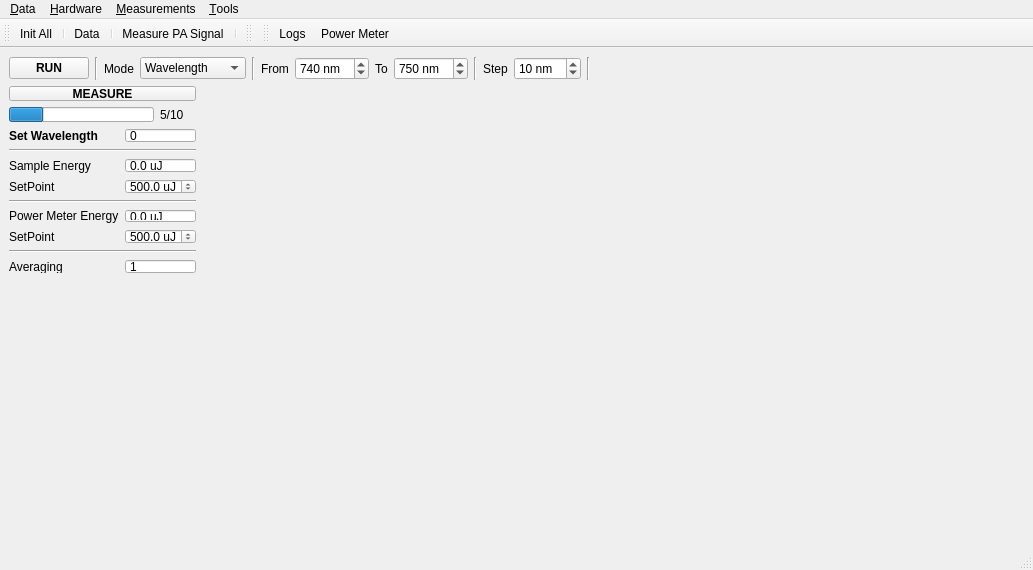
<?xml version="1.0" encoding="UTF-8"?>
<ui version="4.0">
 <class>MainWindow</class>
 <widget class="QMainWindow" name="MainWindow">
  <property name="geometry">
   <rect>
    <x>0</x>
    <y>0</y>
    <width>1033</width>
    <height>570</height>
   </rect>
  </property>
  <property name="sizePolicy">
   <sizepolicy hsizetype="Expanding" vsizetype="Minimum">
    <horstretch>0</horstretch>
    <verstretch>0</verstretch>
   </sizepolicy>
  </property>
  <property name="maximumSize">
   <size>
    <width>16777215</width>
    <height>16777215</height>
   </size>
  </property>
  <property name="windowTitle">
   <string>Photoacoustics</string>
  </property>
  <property name="statusTip">
   <string>Set PhotoAcoustic measuring mode</string>
  </property>
  <property name="dockNestingEnabled">
   <bool>true</bool>
  </property>
  <widget class="QWidget" name="centralwidget">
   <property name="sizePolicy">
    <sizepolicy hsizetype="Expanding" vsizetype="Expanding">
     <horstretch>0</horstretch>
     <verstretch>0</verstretch>
    </sizepolicy>
   </property>
   <widget class="QStackedWidget" name="sw_central">
    <property name="geometry">
     <rect>
      <x>9</x>
      <y>9</y>
      <width>955</width>
      <height>409</height>
     </rect>
    </property>
    <property name="sizePolicy">
     <sizepolicy hsizetype="Expanding" vsizetype="Expanding">
      <horstretch>0</horstretch>
      <verstretch>0</verstretch>
     </sizepolicy>
    </property>
    <property name="maximumSize">
     <size>
      <width>16777215</width>
      <height>16777215</height>
     </size>
    </property>
    <property name="currentIndex">
     <number>1</number>
    </property>
    <widget class="QWidget" name="p_point">
     <property name="sizePolicy">
      <sizepolicy hsizetype="Expanding" vsizetype="Expanding">
       <horstretch>0</horstretch>
       <verstretch>0</verstretch>
      </sizepolicy>
     </property>
     <widget class="QPushButton" name="btn_point_run">
      <property name="geometry">
       <rect>
        <x>760</x>
        <y>190</y>
        <width>75</width>
        <height>24</height>
       </rect>
      </property>
      <property name="font">
       <font>
        <weight>75</weight>
        <bold>true</bold>
       </font>
      </property>
      <property name="statusTip">
       <string>Start PhotoAcoustic measurement</string>
      </property>
      <property name="text">
       <string>RUN</string>
      </property>
      <property name="icon">
       <iconset resource="qt_resources.qrc">
        <normaloff>:/icons/qt_resources/control.png</normaloff>:/icons/qt_resources/control.png</iconset>
      </property>
      <property name="checkable">
       <bool>true</bool>
      </property>
     </widget>
    </widget>
    <widget class="QWidget" name="p_curve">
     <property name="sizePolicy">
      <sizepolicy hsizetype="Expanding" vsizetype="Expanding">
       <horstretch>0</horstretch>
       <verstretch>0</verstretch>
      </sizepolicy>
     </property>
     <layout class="QVBoxLayout" name="verticalLayout_3">
      <property name="leftMargin">
       <number>0</number>
      </property>
      <property name="topMargin">
       <number>0</number>
      </property>
      <property name="rightMargin">
       <number>0</number>
      </property>
      <property name="bottomMargin">
       <number>0</number>
      </property>
      <item>
       <layout class="QHBoxLayout" name="horizontalLayout_2">
        <item>
         <widget class="QPushButton" name="btn_curve_run">
          <property name="font">
           <font>
            <weight>75</weight>
            <bold>true</bold>
           </font>
          </property>
          <property name="statusTip">
           <string>Start PhotoAcoustic measurement</string>
          </property>
          <property name="text">
           <string>RUN</string>
          </property>
          <property name="icon">
           <iconset resource="qt_resources.qrc">
            <normaloff>:/icons/qt_resources/control.png</normaloff>:/icons/qt_resources/control.png</iconset>
          </property>
          <property name="checkable">
           <bool>true</bool>
          </property>
         </widget>
        </item>
        <item>
         <widget class="Line" name="line_3">
          <property name="orientation">
           <enum>Qt::Vertical</enum>
          </property>
         </widget>
        </item>
        <item>
         <widget class="QLabel" name="lbl_curve_mode">
          <property name="statusTip">
           <string>Choose an independent variable</string>
          </property>
          <property name="text">
           <string>Mode</string>
          </property>
         </widget>
        </item>
        <item>
         <widget class="QComboBox" name="cb_curve_mode">
          <property name="statusTip">
           <string>Choose an independent variable</string>
          </property>
          <item>
           <property name="text">
            <string>Wavelength</string>
           </property>
          </item>
          <item>
           <property name="text">
            <string>Energy</string>
           </property>
          </item>
          <item>
           <property name="text">
            <string>Concentration</string>
           </property>
          </item>
         </widget>
        </item>
        <item>
         <widget class="Line" name="line_2">
          <property name="orientation">
           <enum>Qt::Vertical</enum>
          </property>
         </widget>
        </item>
        <item>
         <widget class="QLabel" name="lbl_curve_from">
          <property name="statusTip">
           <string>Start value of the independent variable</string>
          </property>
          <property name="text">
           <string>From</string>
          </property>
         </widget>
        </item>
        <item>
         <widget class="QuantSpinBox" name="sb_curve_from">
          <property name="statusTip">
           <string>Start value of the independent variable</string>
          </property>
          <property name="suffix">
           <string> nm</string>
          </property>
          <property name="decimals">
           <number>0</number>
          </property>
          <property name="minimum">
           <double>500.000000000000000</double>
          </property>
          <property name="maximum">
           <double>1000.000000000000000</double>
          </property>
          <property name="singleStep">
           <double>10.000000000000000</double>
          </property>
          <property name="value">
           <double>740.000000000000000</double>
          </property>
         </widget>
        </item>
        <item>
         <widget class="QLabel" name="lbl_curve_to">
          <property name="statusTip">
           <string>End value of the independent variable</string>
          </property>
          <property name="text">
           <string>To</string>
          </property>
         </widget>
        </item>
        <item>
         <widget class="QuantSpinBox" name="sb_curve_to">
          <property name="statusTip">
           <string>End value of the independent variable</string>
          </property>
          <property name="suffix">
           <string> nm</string>
          </property>
          <property name="decimals">
           <number>0</number>
          </property>
          <property name="minimum">
           <double>500.000000000000000</double>
          </property>
          <property name="maximum">
           <double>1000.000000000000000</double>
          </property>
          <property name="singleStep">
           <double>10.000000000000000</double>
          </property>
          <property name="value">
           <double>750.000000000000000</double>
          </property>
         </widget>
        </item>
        <item>
         <widget class="Line" name="line">
          <property name="orientation">
           <enum>Qt::Vertical</enum>
          </property>
         </widget>
        </item>
        <item>
         <widget class="QLabel" name="lbl_curve_step">
          <property name="statusTip">
           <string>Step value of the independent variable</string>
          </property>
          <property name="text">
           <string>Step</string>
          </property>
         </widget>
        </item>
        <item>
         <widget class="QuantSpinBox" name="sb_curve_step">
          <property name="statusTip">
           <string>Step value of the independent variable</string>
          </property>
          <property name="suffix">
           <string> nm</string>
          </property>
          <property name="decimals">
           <number>0</number>
          </property>
          <property name="minimum">
           <double>1.000000000000000</double>
          </property>
          <property name="value">
           <double>10.000000000000000</double>
          </property>
         </widget>
        </item>
        <item>
         <widget class="Line" name="line_7">
          <property name="orientation">
           <enum>Qt::Vertical</enum>
          </property>
         </widget>
        </item>
        <item>
         <spacer name="horizontalSpacer_2">
          <property name="orientation">
           <enum>Qt::Horizontal</enum>
          </property>
          <property name="sizeHint" stdset="0">
           <size>
            <width>40</width>
            <height>20</height>
           </size>
          </property>
         </spacer>
        </item>
       </layout>
      </item>
      <item>
       <layout class="QHBoxLayout" name="horizontalLayout_8">
        <item>
         <widget class="QWidget" name="w_curve_measure" native="true">
          <property name="sizePolicy">
           <sizepolicy hsizetype="Minimum" vsizetype="Preferred">
            <horstretch>0</horstretch>
            <verstretch>0</verstretch>
           </sizepolicy>
          </property>
          <layout class="QVBoxLayout" name="verticalLayout">
           <property name="leftMargin">
            <number>0</number>
           </property>
           <property name="topMargin">
            <number>0</number>
           </property>
           <property name="rightMargin">
            <number>0</number>
           </property>
           <property name="bottomMargin">
            <number>0</number>
           </property>
           <item>
            <widget class="QPushButton" name="btn_curve_measure">
             <property name="sizePolicy">
              <sizepolicy hsizetype="Preferred" vsizetype="Fixed">
               <horstretch>0</horstretch>
               <verstretch>0</verstretch>
              </sizepolicy>
             </property>
             <property name="font">
              <font>
               <weight>75</weight>
               <bold>true</bold>
              </font>
             </property>
             <property name="statusTip">
              <string>Start PhotoAcoustic measurement</string>
             </property>
             <property name="text">
              <string>MEASURE</string>
             </property>
             <property name="icon">
              <iconset resource="qt_resources.qrc">
               <normaloff>:/icons/qt_resources/control-stop.png</normaloff>:/icons/qt_resources/control-stop.png</iconset>
             </property>
             <property name="checkable">
              <bool>true</bool>
             </property>
            </widget>
           </item>
           <item>
            <layout class="QHBoxLayout" name="horizontalLayout_11">
             <item>
              <widget class="QProgressBar" name="pb_curve">
               <property name="sizePolicy">
                <sizepolicy hsizetype="Preferred" vsizetype="Fixed">
                 <horstretch>0</horstretch>
                 <verstretch>0</verstretch>
                </sizepolicy>
               </property>
               <property name="minimumSize">
                <size>
                 <width>145</width>
                 <height>0</height>
                </size>
               </property>
               <property name="value">
                <number>24</number>
               </property>
               <property name="textVisible">
                <bool>false</bool>
               </property>
              </widget>
             </item>
             <item>
              <widget class="QLabel" name="lbl_curve_progr">
               <property name="lineWidth">
                <number>0</number>
               </property>
               <property name="text">
                <string>5/10</string>
               </property>
               <property name="alignment">
                <set>Qt::AlignLeading|Qt::AlignLeft|Qt::AlignVCenter</set>
               </property>
              </widget>
             </item>
            </layout>
           </item>
           <item>
            <layout class="QHBoxLayout" name="horizontalLayout_12">
             <item>
              <widget class="QLabel" name="lbl_curve_cur_param">
               <property name="font">
                <font>
                 <weight>75</weight>
                 <bold>true</bold>
                </font>
               </property>
               <property name="text">
                <string>Set Wavelength</string>
               </property>
              </widget>
             </item>
             <item>
              <widget class="QuantSpinBox" name="sb_curve_cur_param">
               <property name="sizePolicy">
                <sizepolicy hsizetype="Minimum" vsizetype="Fixed">
                 <horstretch>0</horstretch>
                 <verstretch>0</verstretch>
                </sizepolicy>
               </property>
               <property name="minimumSize">
                <size>
                 <width>71</width>
                 <height>0</height>
                </size>
               </property>
               <property name="maximumSize">
                <size>
                 <width>71</width>
                 <height>16777215</height>
                </size>
               </property>
               <property name="baseSize">
                <size>
                 <width>0</width>
                 <height>0</height>
                </size>
               </property>
               <property name="readOnly">
                <bool>true</bool>
               </property>
               <property name="buttonSymbols">
                <enum>QAbstractSpinBox::NoButtons</enum>
               </property>
               <property name="decimals">
                <number>0</number>
               </property>
              </widget>
             </item>
            </layout>
           </item>
           <item>
            <widget class="Line" name="line_8">
             <property name="orientation">
              <enum>Qt::Horizontal</enum>
             </property>
            </widget>
           </item>
           <item>
            <layout class="QHBoxLayout" name="horizontalLayout_4">
             <item>
              <widget class="QLabel" name="lbl_curve_sample_energy">
               <property name="text">
                <string>Sample Energy</string>
               </property>
              </widget>
             </item>
             <item>
              <widget class="QuantSpinBox" name="sb_curve_sample_energy">
               <property name="sizePolicy">
                <sizepolicy hsizetype="Minimum" vsizetype="Fixed">
                 <horstretch>0</horstretch>
                 <verstretch>0</verstretch>
                </sizepolicy>
               </property>
               <property name="minimumSize">
                <size>
                 <width>71</width>
                 <height>0</height>
                </size>
               </property>
               <property name="maximumSize">
                <size>
                 <width>71</width>
                 <height>16777215</height>
                </size>
               </property>
               <property name="readOnly">
                <bool>true</bool>
               </property>
               <property name="buttonSymbols">
                <enum>QAbstractSpinBox::NoButtons</enum>
               </property>
               <property name="suffix">
                <string> uJ</string>
               </property>
               <property name="decimals">
                <number>1</number>
               </property>
               <property name="minimum">
                <double>0.000000000000000</double>
               </property>
               <property name="maximum">
                <double>2000.000000000000000</double>
               </property>
               <property name="singleStep">
                <double>50.000000000000000</double>
               </property>
               <property name="value">
                <double>0.000000000000000</double>
               </property>
              </widget>
             </item>
            </layout>
           </item>
           <item>
            <layout class="QHBoxLayout" name="horizontalLayout_7">
             <item>
              <widget class="QLabel" name="lbl_curve_sample_sp">
               <property name="text">
                <string>SetPoint</string>
               </property>
              </widget>
             </item>
             <item>
              <widget class="QuantSpinBox" name="sb_curve_sample_sp">
               <property name="sizePolicy">
                <sizepolicy hsizetype="Minimum" vsizetype="Fixed">
                 <horstretch>0</horstretch>
                 <verstretch>0</verstretch>
                </sizepolicy>
               </property>
               <property name="minimumSize">
                <size>
                 <width>71</width>
                 <height>0</height>
                </size>
               </property>
               <property name="maximumSize">
                <size>
                 <width>71</width>
                 <height>16777215</height>
                </size>
               </property>
               <property name="prefix">
                <string/>
               </property>
               <property name="suffix">
                <string> uJ</string>
               </property>
               <property name="decimals">
                <number>1</number>
               </property>
               <property name="minimum">
                <double>1.000000000000000</double>
               </property>
               <property name="maximum">
                <double>5000.000000000000000</double>
               </property>
               <property name="singleStep">
                <double>50.000000000000000</double>
               </property>
               <property name="value">
                <double>500.000000000000000</double>
               </property>
              </widget>
             </item>
            </layout>
           </item>
           <item>
            <widget class="Line" name="line_6">
             <property name="orientation">
              <enum>Qt::Horizontal</enum>
             </property>
            </widget>
           </item>
           <item>
            <layout class="QHBoxLayout" name="horizontalLayout_3">
             <item>
              <widget class="QLabel" name="lbl_curve_pm_energy">
               <property name="text">
                <string>Power Meter Energy</string>
               </property>
              </widget>
             </item>
             <item>
              <widget class="QuantSpinBox" name="sb_curve_pm_energy">
               <property name="sizePolicy">
                <sizepolicy hsizetype="Minimum" vsizetype="Fixed">
                 <horstretch>0</horstretch>
                 <verstretch>0</verstretch>
                </sizepolicy>
               </property>
               <property name="minimumSize">
                <size>
                 <width>71</width>
                 <height>0</height>
                </size>
               </property>
               <property name="maximumSize">
                <size>
                 <width>71</width>
                 <height>16777215</height>
                </size>
               </property>
               <property name="readOnly">
                <bool>true</bool>
               </property>
               <property name="buttonSymbols">
                <enum>QAbstractSpinBox::NoButtons</enum>
               </property>
               <property name="suffix">
                <string> uJ</string>
               </property>
               <property name="decimals">
                <number>1</number>
               </property>
               <property name="minimum">
                <double>0.000000000000000</double>
               </property>
               <property name="maximum">
                <double>2000.000000000000000</double>
               </property>
               <property name="value">
                <double>0.000000000000000</double>
               </property>
              </widget>
             </item>
            </layout>
           </item>
           <item>
            <layout class="QHBoxLayout" name="horizontalLayout_6">
             <item>
              <widget class="QLabel" name="lbl_curve_pm_sp">
               <property name="text">
                <string>SetPoint</string>
               </property>
              </widget>
             </item>
             <item>
              <widget class="QuantSpinBox" name="sb_curve_pm_sp">
               <property name="sizePolicy">
                <sizepolicy hsizetype="Minimum" vsizetype="Fixed">
                 <horstretch>0</horstretch>
                 <verstretch>0</verstretch>
                </sizepolicy>
               </property>
               <property name="minimumSize">
                <size>
                 <width>71</width>
                 <height>0</height>
                </size>
               </property>
               <property name="maximumSize">
                <size>
                 <width>71</width>
                 <height>16777215</height>
                </size>
               </property>
               <property name="buttonSymbols">
                <enum>QAbstractSpinBox::UpDownArrows</enum>
               </property>
               <property name="suffix">
                <string> uJ</string>
               </property>
               <property name="decimals">
                <number>1</number>
               </property>
               <property name="minimum">
                <double>0.000000000000000</double>
               </property>
               <property name="maximum">
                <double>600.000000000000000</double>
               </property>
               <property name="singleStep">
                <double>50.000000000000000</double>
               </property>
               <property name="value">
                <double>500.000000000000000</double>
               </property>
              </widget>
             </item>
            </layout>
           </item>
           <item>
            <widget class="Line" name="line_5">
             <property name="orientation">
              <enum>Qt::Horizontal</enum>
             </property>
            </widget>
           </item>
           <item>
            <layout class="QHBoxLayout" name="horizontalLayout_5">
             <item>
              <widget class="QLabel" name="lbl_curve_averaging">
               <property name="text">
                <string>Averaging</string>
               </property>
              </widget>
             </item>
             <item>
              <widget class="QSpinBox" name="sb_curve_averaging">
               <property name="sizePolicy">
                <sizepolicy hsizetype="Minimum" vsizetype="Fixed">
                 <horstretch>0</horstretch>
                 <verstretch>0</verstretch>
                </sizepolicy>
               </property>
               <property name="minimumSize">
                <size>
                 <width>71</width>
                 <height>0</height>
                </size>
               </property>
               <property name="maximumSize">
                <size>
                 <width>43</width>
                 <height>16777215</height>
                </size>
               </property>
               <property name="buttonSymbols">
                <enum>QAbstractSpinBox::NoButtons</enum>
               </property>
               <property name="suffix">
                <string/>
               </property>
               <property name="prefix">
                <string/>
               </property>
               <property name="minimum">
                <number>1</number>
               </property>
               <property name="maximum">
                <number>10</number>
               </property>
               <property name="singleStep">
                <number>1</number>
               </property>
               <property name="value">
                <number>1</number>
               </property>
              </widget>
             </item>
            </layout>
           </item>
           <item>
            <spacer name="verticalSpacer">
             <property name="orientation">
              <enum>Qt::Vertical</enum>
             </property>
             <property name="sizeHint" stdset="0">
              <size>
               <width>17</width>
               <height>22</height>
              </size>
             </property>
            </spacer>
           </item>
          </layout>
         </widget>
        </item>
        <item>
         <widget class="MplCanvas" name="plot_curve_signal" native="true">
          <property name="sizePolicy">
           <sizepolicy hsizetype="Expanding" vsizetype="Expanding">
            <horstretch>0</horstretch>
            <verstretch>0</verstretch>
           </sizepolicy>
          </property>
          <property name="minimumSize">
           <size>
            <width>100</width>
            <height>50</height>
           </size>
          </property>
         </widget>
        </item>
        <item>
         <widget class="MplCanvas" name="plot_curve_adjust" native="true">
          <property name="sizePolicy">
           <sizepolicy hsizetype="Expanding" vsizetype="Expanding">
            <horstretch>0</horstretch>
            <verstretch>0</verstretch>
           </sizepolicy>
          </property>
          <property name="minimumSize">
           <size>
            <width>100</width>
            <height>50</height>
           </size>
          </property>
         </widget>
        </item>
       </layout>
      </item>
      <item>
       <widget class="MplCanvas" name="plot_curve_pa" native="true">
        <property name="sizePolicy">
         <sizepolicy hsizetype="Expanding" vsizetype="Expanding">
          <horstretch>0</horstretch>
          <verstretch>0</verstretch>
         </sizepolicy>
        </property>
        <property name="minimumSize">
         <size>
          <width>300</width>
          <height>200</height>
         </size>
        </property>
       </widget>
      </item>
     </layout>
    </widget>
    <widget class="QWidget" name="p_map">
     <widget class="QPushButton" name="btn_map_run">
      <property name="geometry">
       <rect>
        <x>110</x>
        <y>80</y>
        <width>75</width>
        <height>24</height>
       </rect>
      </property>
      <property name="font">
       <font>
        <weight>75</weight>
        <bold>true</bold>
       </font>
      </property>
      <property name="statusTip">
       <string>Start PhotoAcoustic measurement</string>
      </property>
      <property name="text">
       <string>RUN</string>
      </property>
      <property name="icon">
       <iconset resource="qt_resources.qrc">
        <normaloff>:/icons/qt_resources/control.png</normaloff>:/icons/qt_resources/control.png</iconset>
      </property>
      <property name="checkable">
       <bool>true</bool>
      </property>
     </widget>
    </widget>
   </widget>
  </widget>
  <widget class="QMenuBar" name="menubar">
   <property name="geometry">
    <rect>
     <x>0</x>
     <y>0</y>
     <width>1033</width>
     <height>21</height>
    </rect>
   </property>
   <widget class="QMenu" name="menu_Data">
    <property name="title">
     <string>&amp;Data</string>
    </property>
    <addaction name="action_New"/>
    <addaction name="action_Open"/>
    <addaction name="actionO_pen_recent"/>
    <addaction name="separator"/>
    <addaction name="action_Save"/>
    <addaction name="actionSave_As"/>
    <addaction name="separator"/>
    <addaction name="action_Close"/>
    <addaction name="separator"/>
    <addaction name="action_Exit"/>
   </widget>
   <widget class="QMenu" name="menu_Hardware">
    <property name="title">
     <string>&amp;Hardware</string>
    </property>
    <addaction name="action_Init"/>
    <addaction name="separator"/>
   </widget>
   <widget class="QMenu" name="menu_Measurements">
    <property name="title">
     <string>&amp;Measurements</string>
    </property>
    <addaction name="action_measure_PA"/>
    <addaction name="separator"/>
    <addaction name="action_Power_Meter"/>
    <addaction name="separator"/>
   </widget>
   <widget class="QMenu" name="menu_Tools">
    <property name="title">
     <string>&amp;Tools</string>
    </property>
    <addaction name="action_Logs"/>
    <addaction name="separator"/>
   </widget>
   <addaction name="menu_Data"/>
   <addaction name="menu_Hardware"/>
   <addaction name="menu_Measurements"/>
   <addaction name="menu_Tools"/>
  </widget>
  <widget class="QStatusBar" name="statusbar"/>
  <widget class="QToolBar" name="tb_main">
   <property name="windowTitle">
    <string>Main</string>
   </property>
   <property name="statusTip">
    <string>Basic operations</string>
   </property>
   <property name="allowedAreas">
    <set>Qt::TopToolBarArea</set>
   </property>
   <property name="floatable">
    <bool>false</bool>
   </property>
   <attribute name="toolBarArea">
    <enum>TopToolBarArea</enum>
   </attribute>
   <attribute name="toolBarBreak">
    <bool>false</bool>
   </attribute>
   <addaction name="action_Init"/>
   <addaction name="separator"/>
   <addaction name="action_Data"/>
   <addaction name="separator"/>
   <addaction name="action_measure_PA"/>
   <addaction name="separator"/>
  </widget>
  <widget class="QToolBar" name="tb_mode">
   <property name="windowTitle">
    <string>Measuring mode</string>
   </property>
   <property name="statusTip">
    <string>Set PhotoAcoustic measuring mode</string>
   </property>
   <attribute name="toolBarArea">
    <enum>TopToolBarArea</enum>
   </attribute>
   <attribute name="toolBarBreak">
    <bool>false</bool>
   </attribute>
  </widget>
  <widget class="QToolBar" name="tb_tools">
   <property name="windowTitle">
    <string>Tools</string>
   </property>
   <property name="statusTip">
    <string>Tools</string>
   </property>
   <attribute name="toolBarArea">
    <enum>TopToolBarArea</enum>
   </attribute>
   <attribute name="toolBarBreak">
    <bool>false</bool>
   </attribute>
   <addaction name="action_Logs"/>
   <addaction name="action_Power_Meter"/>
  </widget>
  <action name="action_Open">
   <property name="text">
    <string>&amp;Open</string>
   </property>
  </action>
  <action name="action_New">
   <property name="text">
    <string>&amp;New</string>
   </property>
  </action>
  <action name="actionO_pen_recent">
   <property name="text">
    <string>O&amp;pen Recent</string>
   </property>
  </action>
  <action name="action_Save">
   <property name="text">
    <string>&amp;Save</string>
   </property>
  </action>
  <action name="actionSave_As">
   <property name="text">
    <string>Save &amp;As</string>
   </property>
  </action>
  <action name="action_Close">
   <property name="text">
    <string>&amp;Close</string>
   </property>
  </action>
  <action name="action_Exit">
   <property name="text">
    <string>&amp;Exit</string>
   </property>
  </action>
  <action name="action_Init">
   <property name="icon">
    <iconset resource="qt_resources.qrc">
     <normaloff>:/icons/qt_resources/battery-plug.png</normaloff>:/icons/qt_resources/battery-plug.png</iconset>
   </property>
   <property name="text">
    <string>&amp;Init All</string>
   </property>
   <property name="statusTip">
    <string>Initialize hardware</string>
   </property>
   <property name="whatsThis">
    <string>Start initialization procedure to start working with the system</string>
   </property>
  </action>
  <action name="action_measure_PA">
   <property name="checkable">
    <bool>true</bool>
   </property>
   <property name="icon">
    <iconset resource="qt_resources.qrc">
     <normaloff>:/icons/qt_resources/spectrum.png</normaloff>:/icons/qt_resources/spectrum.png</iconset>
   </property>
   <property name="text">
    <string>Measure PA Signal</string>
   </property>
  </action>
  <action name="action_Power_Meter">
   <property name="checkable">
    <bool>true</bool>
   </property>
   <property name="icon">
    <iconset resource="qt_resources.qrc">
     <normaloff>:/icons/qt_resources/application-monitor.png</normaloff>:/icons/qt_resources/application-monitor.png</iconset>
   </property>
   <property name="text">
    <string>&amp;Power Meter</string>
   </property>
   <property name="statusTip">
    <string>Start laser energy measurement</string>
   </property>
  </action>
  <action name="action_Logs">
   <property name="checkable">
    <bool>true</bool>
   </property>
   <property name="icon">
    <iconset resource="qt_resources.qrc">
     <normaloff>:/icons/qt_resources/sticky-note-text.png</normaloff>:/icons/qt_resources/sticky-note-text.png</iconset>
   </property>
   <property name="text">
    <string>&amp;Logs</string>
   </property>
   <property name="statusTip">
    <string>Open logs</string>
   </property>
  </action>
  <action name="action_Data">
   <property name="checkable">
    <bool>true</bool>
   </property>
   <property name="icon">
    <iconset resource="qt_resources.qrc">
     <normaloff>:/icons/qt_resources/television-image.png</normaloff>:/icons/qt_resources/television-image.png</iconset>
   </property>
   <property name="text">
    <string>Data</string>
   </property>
   <property name="toolTip">
    <string>Open data viewer</string>
   </property>
   <property name="statusTip">
    <string>Data viewer</string>
   </property>
  </action>
 </widget>
 <customwidgets>
  <customwidget>
   <class>MplCanvas</class>
   <extends>QWidget</extends>
   <header>..widgets</header>
   <container>1</container>
  </customwidget>
  <customwidget>
   <class>QuantSpinBox</class>
   <extends>QDoubleSpinBox</extends>
   <header>..widgets</header>
  </customwidget>
 </customwidgets>
 <resources>
  <include location="qt_resources.qrc"/>
 </resources>
 <connections/>
</ui>
